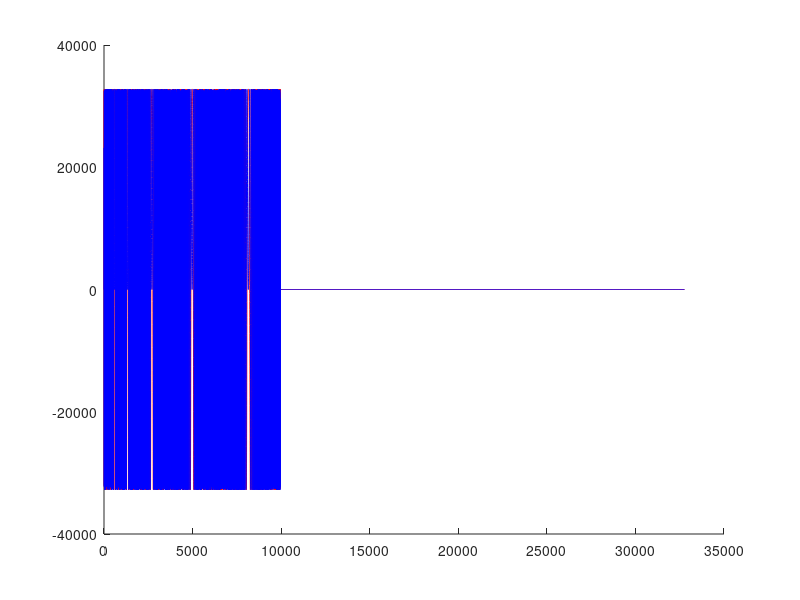

Here is the MATLAB script that generated this plot:
%% BasebandChirpVector.m
% Author: Dane du Plessis
% This code generates the chirp pulse that is read by the Cobalt
% controller program, ddc_multichan.
%
% Input: Set parameters in this script.
% 
% Output:    
%
%   FILE                DESCRIPTION
%   WaveformTable.dat   Waveform file read by ddc_multichan
%   RAM_LENGTH_VEC.txt  Array of lengths (in samples) of each waveform stored in the data table
%   RAM_OFFSET_VEC.txt  Offset addresses of each waveform in the data table
%   T_paramVec.txt      Vector containing the length in seconds of each LFM pulse.
%            
%
%% Version 4
% Date: 28 November 2017
% Made changes to write the WaveformTable.dat directy to disk, which can be 
% used directly by the Cobalt's controller program, ddc_multichan without
% any changes in format.
%
%% Version 3
% Date: 13 July 2016
% <ramlength> and <ramoffset> variables must be a multiple of 8 minus 1, if this is not the
% case there will be prolems with the waveform output. Added modifications to meet this requirements.
%
%% Version 2
% Date: 12 July 2016
% This generates waveform used in the Cobalt for NeXtRAD. This code was
% used at Pentek Inc to develop the software for the Cobalt board.
% Added functinality to write a bank of different waveform lengths. The
% <ramlength> and <ramoffset> variables required by the dac output control
% linked list are generated in a table. This is used in the linked list
% setup.
%
%% Version 1
% Date: 22 January 2016
% Corrected lightspeed to 299 792 458 m / s
% Added AMPLITUDE variable
%
%% Version 0
% Date: ?? August 2015

% Clear the stage
clear all; close all;

%% Parameters of the chirp pulse - this is all you need to set:
f0_param = 0;   % center frequency after upconversion
B_param = 50e6; % Bandwidth of LFM pulses.
%T_paramVec = [0.5:1:5].*(1e-6);
T_paramVec = [0.5,1,3,5,10,15,20].*(1e-6);
XFER_WORD_SIZE = 32768; % This is the DAC buffer size of the Pentek. Don't exceed this maximum. If more space is required, allocate a larger buffer in ddc_multichan.c/h


%% Physical constants, data input rate and numeric amplitude of waveforms
c     = 299792458;  % lightspeed in [m/s]
fs    = 180e6;      % Data input rate [samples per second]. After interpolation and upconversion of the baseband signal, the DAC output clock frequency is 720 MHz and the intermediate frequency 125 MHz
AMPLITUDE = 2^15 - 1; % This is the digital maximum amplitude of the waveform on a 16-bit DAC.

%% Data structures
% These vectors are used in the Cobalt source file ddc_multichan. The data
% files generated from them must be hard coded into the source and the
% source recompiled before measurements.
RAM_LENGTH_VEC = [];
RAM_OFFSET_VEC = [];
RAM_OFFSET_VEC_BLOCK = [];
WAVEFORM_DATA_TABLE = [];


%% Each iteration of this for loop generates a single LFM pulse and adds it to WAVEFORM_DATA_TABLE
% WAVEFORM_DATA_TABLE is a matrix of complex values
% Modify this to generate your own custom waveforms, but be careful to
% ensure that the structure of the table is preserved.
for i = 1:length(T_paramVec)
T_param = T_paramVec(i);
dt    = 1/fs;
r_max = 3000; % A uncompressed pulse will have length c*T in space [m]
%t_max = 2*r_max/c;
t_max = T_param;

% Time vector: (Set equal to pulse length for generating only the baseband
% chirp)
t = -t_max/2:dt:t_max/2;

% Range vetor containing the range values of samples:
r = c*t/2;

% Create the chirp pulse shifted by td. It starts at time td-T/2>0=0;
f0 = f0_param;     % center frequency after upconversion
B  = B_param;     % This is the bandwidth at baseband from -fb to +fb
T  = T_param;  % pulse length

K = B/T;    % Chrip rate
td = T/2;   % shifting the pulse by T/2
rect =@(t) abs(t) <= 0.5;

v_tx = real(exp(1i*2*pi.*f0*t+1i*pi.*K*t.^2)).*rect((t)/T); % Skolnik eq 8.1
v_txa = exp(1i*2*pi.*f0*t+1i*pi.*K*t.^2).*rect((t)/T); % Skolnik eq 8.1 %v_txa= hilbert(real(v_tx));


N = length(t)+15;  % 
N = N-mod(N,8)-1;  % Ensures that N is a multiple of 8 minus 1.  Violating this will cause buffer overflow problems in the Cobalt DAC.

% Make very sure that v_txa is a multiple of 8 samples long
%       |<------multiple of 8, minus 1------>| |<--- 9 more zeros --->|  = multiple of 8 samples!
v_txa = [  zeros(1,-1+N-length(v_txa)) v_txa          zeros(1,10)     ]; % pad v_txa with a few zeros

length(v_txa);

% Build up the ram length and offset parameters:
if i == 1
RAM_OFFSET_VEC       = [                       7                            ]; % 7 is the minimum ram_offset value
else
RAM_OFFSET_VEC       = [RAM_OFFSET_VEC         (sum(RAM_OFFSET_VEC_BLOCK)-1)]; % the length of this is always a multiple of 8, minus 1.
end
RAM_OFFSET_VEC_BLOCK = [RAM_OFFSET_VEC_BLOCK   length(v_txa)                ]; % the length of this is always a multiple of 8
RAM_LENGTH_VEC       = [RAM_LENGTH_VEC         N                            ];
WAVEFORM_DATA_TABLE  = [WAVEFORM_DATA_TABLE    v_txa                        ];

if length(WAVEFORM_DATA_TABLE)>XFER_WORD_SIZE
    sprintf('WAVEFORM_DATA_TABLE size exceeds XFER_WORD_SIZE.\nThe buffer is only 32K samples long.\nTo get around this, reduce your waveform table size, or program the Cobalt to use a larger buffer.')
    return
end

end


%% Split the I and Q components into separate real-valued vectors from WAVEFORM_DATA_TABLE
IComponent=round([real(WAVEFORM_DATA_TABLE) 0].*(AMPLITUDE));
IComponent= [IComponent zeros(1, XFER_WORD_SIZE-length(IComponent))];

QComponent=round([imag(WAVEFORM_DATA_TABLE) 0].*(AMPLITUDE));
QComponent= [QComponent zeros(1, XFER_WORD_SIZE-length(QComponent))];

%% Write data files to disk
% Note: The first line in each of these files contais the number of
% elements in the list (helpful when initialising the arrays in the C
% source file ddc_multichan.c
dlmwrite('./RAM_LENGTH_VEC.txt',length(RAM_LENGTH_VEC),'delimiter','\n');
dlmwrite('./RAM_LENGTH_VEC.txt',RAM_LENGTH_VEC,'delimiter',',', '-append');

dlmwrite('./RAM_OFFSET_VEC.txt',length(RAM_OFFSET_VEC),'delimiter','\n');
dlmwrite('./RAM_OFFSET_VEC.txt',RAM_OFFSET_VEC,'delimiter',',', '-append');

dlmwrite('./T_paramVec.txt',length(T_paramVec),'delimiter','\n');
dlmwrite('./T_paramVec.txt',T_paramVec,'delimiter',',', '-append');


%dlmwrite('./IData.txt',IComponent,'delimiter','\n','precision',10);
%dlmwrite('./QData.txt',QComponent,'delimiter','\n','precision',10);


%% Write WaveformTable.dat to disk
% This part of the script generates 32-bit words which contain the I and Q
% components of each sample. The format of each sample is as follows
%
% 0xQQQQIIII (hex)
%
% where the most significant (QQQQ) and least significant (IIII) 16-bit 
% halves are the 2's complement representation of the waveform value
% at that sample.

v = bitshift(int32(QComponent),16);
w = bitand(int32(IComponent),2^16-1);
waveformData = bitor(v,w);

dataFile = fopen('WaveformTable.dat','w');
write = sprintf('int swTable[]={ \n');
fwrite(dataFile,write);
for i = 1:length(waveformData)
    write = sprintf('%d',waveformData(i));    
    fwrite(dataFile,write);
    if(i < length(waveformData))
        fwrite(dataFile,sprintf(',\n'));
    end
end
write = sprintf('};\n');
fwrite(dataFile,write);

fclose(dataFile);

%% Plot the waveforms generated
% I components in blue, Q components in red. Samples indexed as they are in
% the array generated in ddc_multichan.
figure; hold on;
plot(0:length(IComponent)-1,IComponent, 'r');
hold on; 
plot(0:length(IComponent)-1,QComponent, 'b');


%% Plot waveform spectra
return
L = length(v_tx);     % Length of signal
NFFT = 2^nextpow2(L); % Next power of 2 from length of y
f_d= fs/2*linspace(0,1,NFFT/2+1);
V_tx = fftshift(fft(v_tx,NFFT)/L);
%V_txa = fftshift(fft(v_txa,NFFT)/L);
V_txa = fftshift(fft((v_txa),NFFT)/L);
f_full = linspace(-fs/2,fs/2,NFFT);


figure
subplot(2,1,1);
plot(f_full,20*log10(abs(V_tx)));
title('Real Spectrum');
subplot(2,1,2);
plot(f_full,20*log10(abs(V_txa)));
title('Analytic Spectrum');
